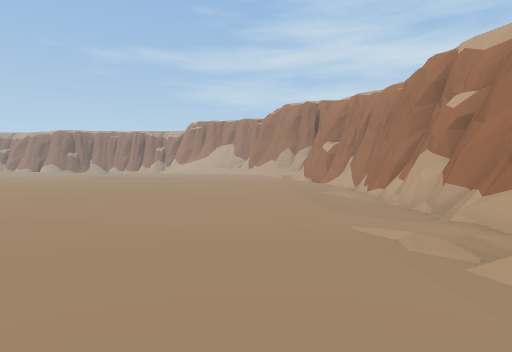
[1] (above)

21 first-person views from a walk through a 3-D level made in the Unity game engine. The camera is 1.5 m above the floor, tilts 2° down and sees 75° across. The floor is counted in squares, 2 m on a side. Each view is taken from the middle of a square. On the plan, view 1 faces up. The plan holds only what a view shows up to about 11 squares ahead; the rest is blank. The place goes on beyond the plan. The player is left out.

[2]
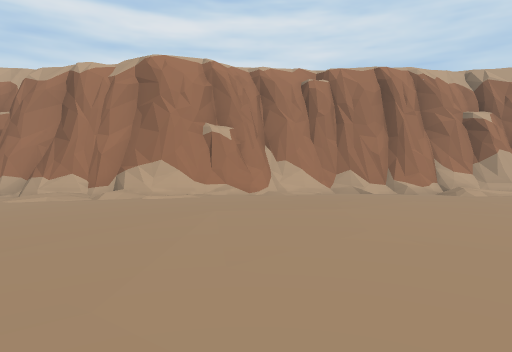

[3]
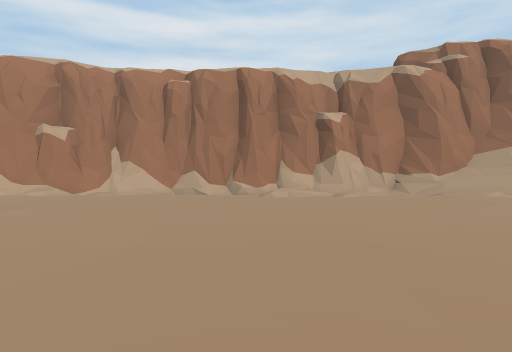

[4]
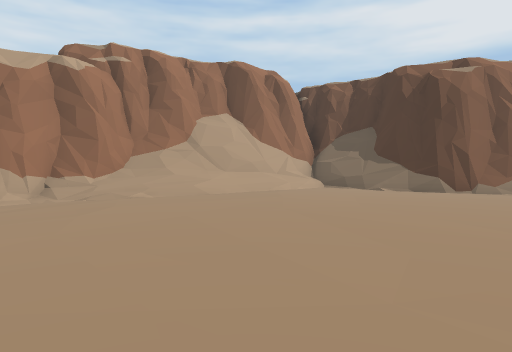

[5]
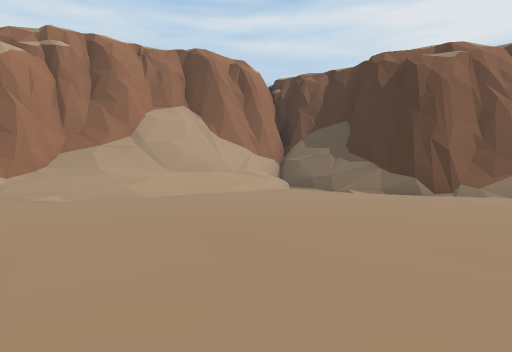

[6]
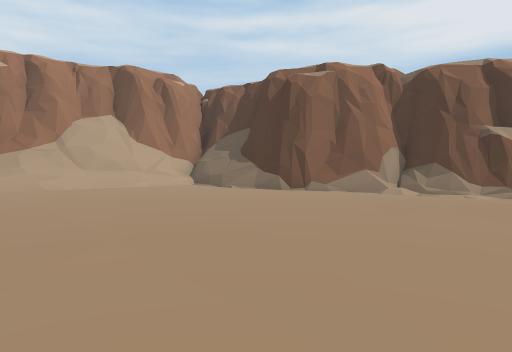

[7]
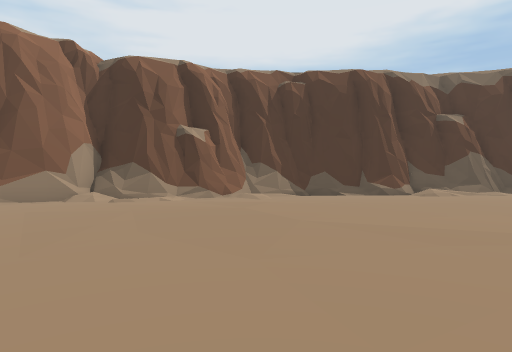

[8]
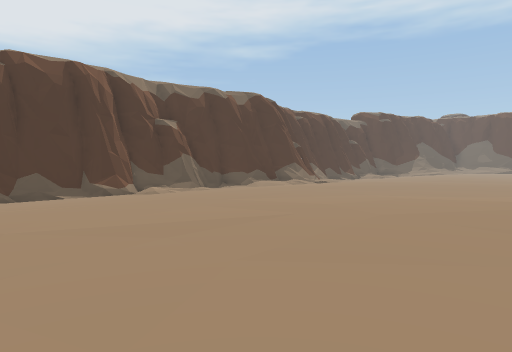

[9]
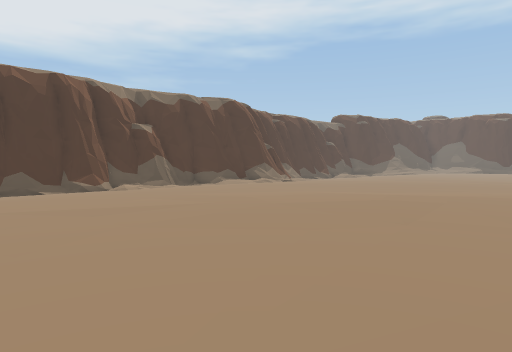

[10]
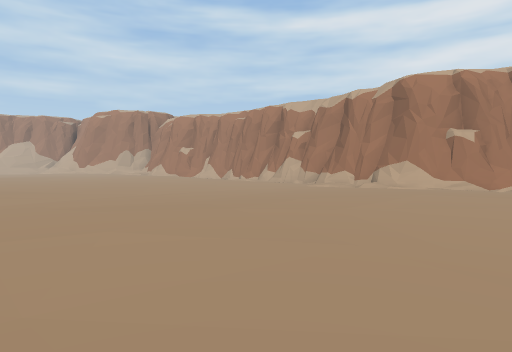

[11]
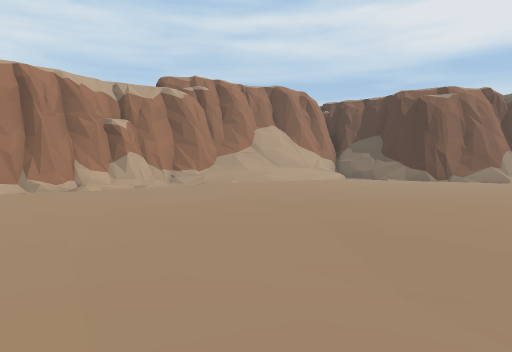

[12]
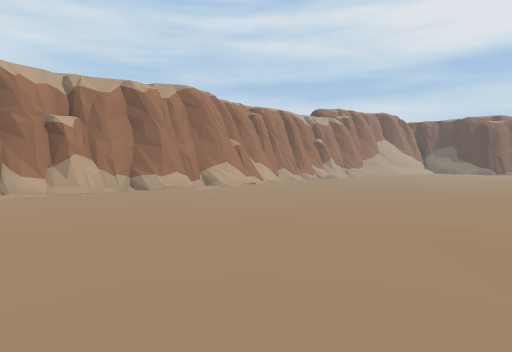

[13]
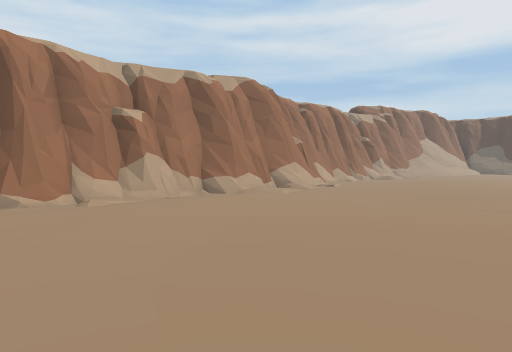

[14]
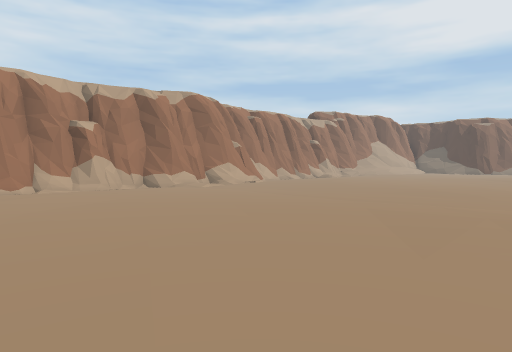

[15]
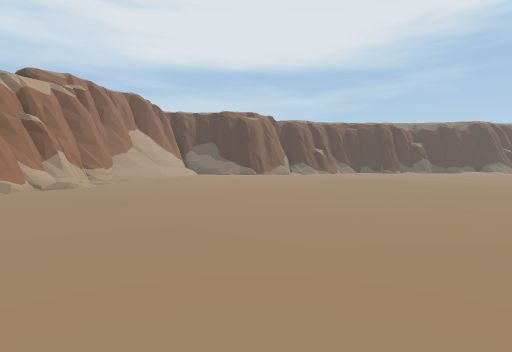

[16]
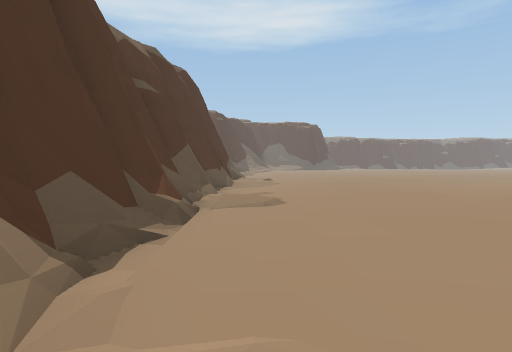

[17]
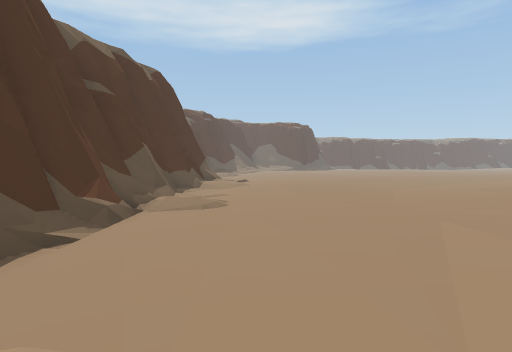

[18]
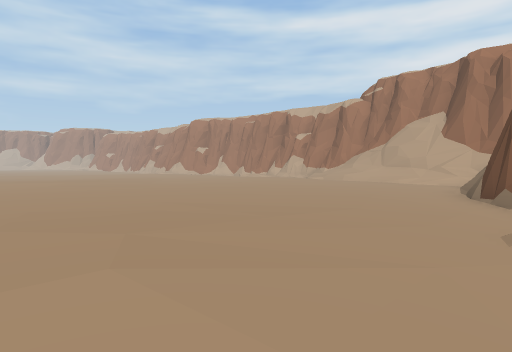

[19]
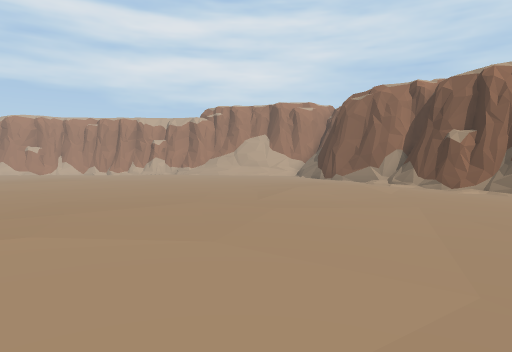

[20]
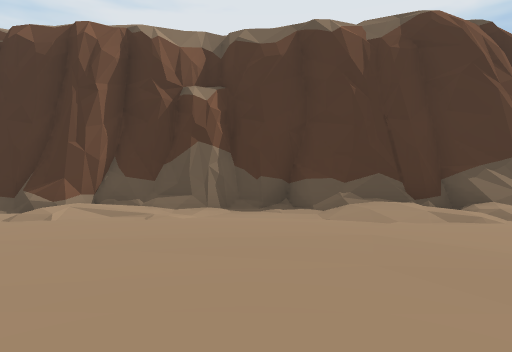

[21]
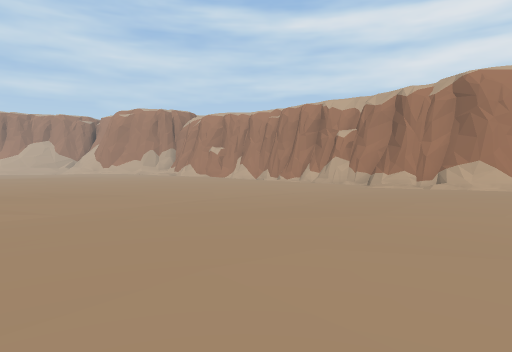

### Floor plan
Key: @ floor where view 1 was taken; # wall or solid block; . main floor; : floor 0.25 m higher than the main floor; - floor 0.25 m lower than the main floor; / step, stairs or slope; = window, fence, low wall or low ledge; ^ raised ledge.
Columns run from 21 left of view 1 to 5 right of it. Each row starts with its distance up from view 1.
 12             .........
 11             .........../-#
 10             .........../-#
  9             ...........-/#
  8             ...........-/#
  7             ...........-/#
  6             ....-----..--#
  5             ..---------/##
  4             ...--------/##
  3            .....-------/#
  2            ............/#
  1            ............/##
  0            ..........@..##
 -1            .............-##
 -2             ............-##
 -3             ............-/#
 -4             ............//#
 -5            .............-/#
 -6            ............./##
 -7            ............./##
 -8            ............./#
 -9           ...:........../#
-10          ............../-#
-11        ................./##
-12  ......................//##
-13 ...:::.................///#
-14 ....::.................//##
-15 .-....................//=#
-16 .--...................//^
-17 .--.................../#^
-18  ...................../#
-19  ...............---#####
-20 ..........//..---####
-21 ........--/--///##
-22 /./-///--////####
-23 ###////#=//=###
-24 #############

Positions as (right, up) in squares from view 1, and headings:
1: (0, 0), facing up
2: (-6, -1), facing right
3: (-6, -6), facing right
4: (-6, -8), facing down-right
5: (-6, -10), facing down-right
6: (-10, -11), facing down-right
7: (-10, -13), facing down
8: (-10, -13), facing down-left
9: (-10, -11), facing down-left
10: (-9, -3), facing up-right
11: (-8, -3), facing down-right
12: (-8, 11), facing down-right
13: (-5, 12), facing down-right
14: (-9, 12), facing down-right
15: (-3, 4), facing down
16: (-9, -22), facing left
17: (-9, -21), facing left
18: (-11, -21), facing up-right
19: (-20, -16), facing right
20: (-18, -17), facing down
21: (-10, -1), facing up-right
